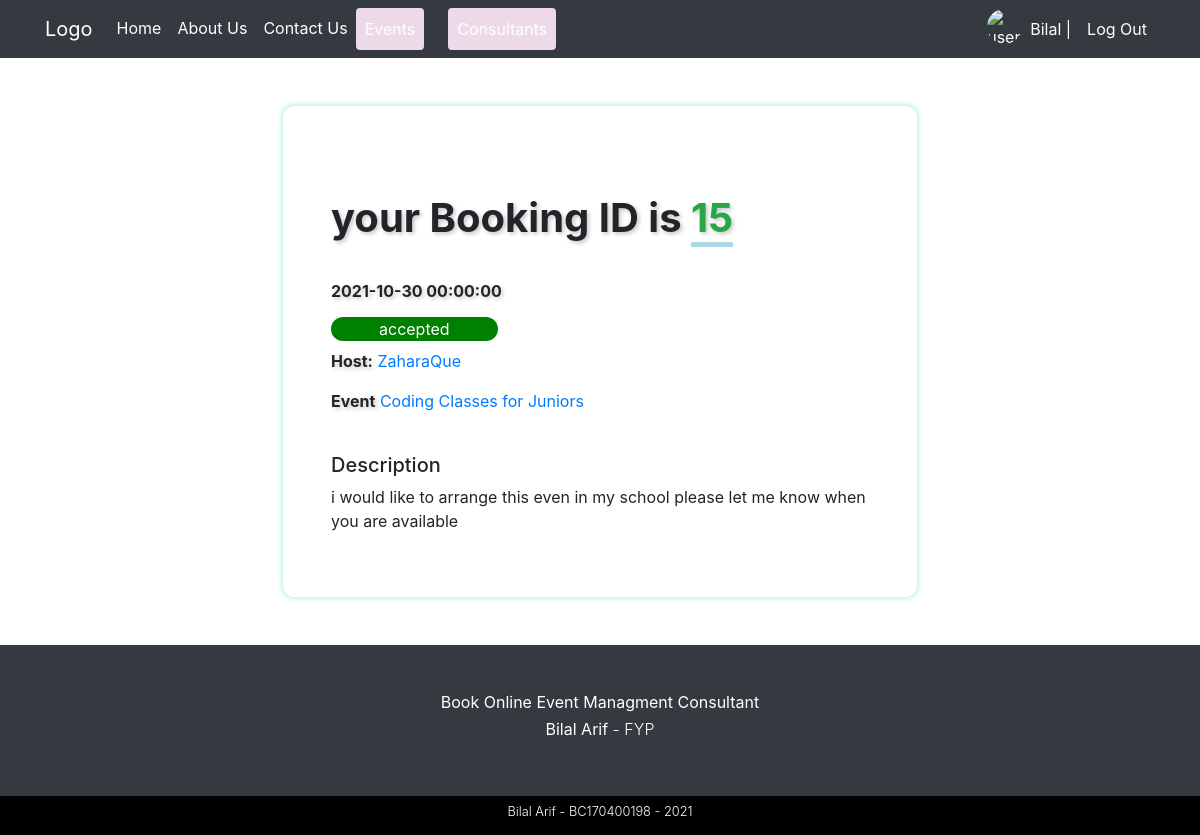
/booking-detail.php?id=15 (signed in), run on the app's committed database.
### tables this page shows
CREATE TABLE IF NOT EXISTS `bookings` (
  `booking_id` int(11) NOT NULL AUTO_INCREMENT,
  `booking_event` int(11) NOT NULL,
  `booking_event_name` varchar(255) NOT NULL,
  `booking_description` text NOT NULL,
  `booking_consultant` int(11) NOT NULL,
  `booking_consultant_username` varchar(255) NOT NULL,
  `booking_user` int(11) NOT NULL,
  `booking_user_username` varchar(255) NOT NULL,
  `booking_status` varchar(50) NOT NULL DEFAULT 'pending',
  `booking_date` datetime NOT NULL,
  `booking_createdAt` datetime NOT NULL DEFAULT CURRENT_TIMESTAMP,
  PRIMARY KEY (`booking_id`)
);

### includes/classes/Database.php (called while the page is built, shortened)
<?php
class Database {
    private $pdo;
    public function __construct(){
        $this->pdo = new PDO("mysql:host=localhost;dbname=lamhey", "Bilal", "123123");
        $this->pdo->setAttribute(PDO::ATTR_ERRMODE, PDO::ERRMODE_EXCEPTION);
    }
    public function queryDB($sql, $mode, $values = array()){
        $stmt = $this->pdo->prepare($sql);
        foreach($values as $valueToBind){
            $stmt->bindValue($valueToBind[0], $valueToBind[1]);
        }
        $stmt->execute();
        if ($mode != Database::SELECTSINGLE && $mode != Database::SELECTALL && $mode != Database::EXECUTE){
            throw new Exception('Invalid Mode');
        }else if ($mode == Database::SELECTSINGLE){
            return $stmt->fetch(PDO::FETCH_ASSOC);
        }else if ($mode == Database::SELECTALL){
            return $stmt->fetchAll(PDO::FETCH_ASSOC);
        }
    }
}

### process/booking_detail_process.php (called while the page is built, shortened)
<?php
$h = new Helper();
$b = new Booking();
$bookingId = $h->getURLParams("id");
$booking = $b->getBooking($bookingId);

### includes/classes/Helper.php (called while the page is built, shortened)
<?php
class Helper {
    public function getURLParams($paramName) {
        $url = 'http://' . $_SERVER['HTTP_HOST'] . $_SERVER['REQUEST_URI'];
        $url_components = parse_url($url);
        parse_str($url_components['query'], $params);
        return $params[$paramName];
    }
}

### includes/classes/Booking.php (called while the page is built, shortened)
<?php
class Booking {
    protected $db;
    public function __construct(){
        $this->db = new Database();
    }
    public function getBooking($id) {
        $sql = "SELECT * FROM bookings WHERE booking_id = :id";
        $values = array( array(":id", $id) );
        $result = $this->db->queryDB($sql, Database::SELECTSINGLE, $values);
        return $result;
    }
}

### booking-detail.php (the view, shortened to what this page needs)
<?php
    include_once "./process/booking_detail_process.php";
?>
<!DOCTYPE html>
<html lang="en">
<?php include_once "./partials/Head.php";?>
<body>
    <?php include_once "./partials/Navigation.php";?>
    <section class="login-page-section">
        <div class="container">
            <div class="row">
                <div class="offset-sm-2 offset-md-2 col-sm-12 col-md-8">
                    <div class="theme-border-box">
                        <div class="row">
                            <div class="col-12">
                                <h1 class="theme-heading">your Booking ID is <span
                                        class="text-underline text-success"><?php echo $booking['booking_id']?></span>
                                </h1>
                                <h6 class="theme-heading">
                                    <?php echo $booking['booking_date']?>
                                </h6>
                                <label
                                    class="<?php echo $booking['booking_status'] ?> rounded-pill px-5"><?php echo $booking['booking_status'] ?></label>
                                <p><strong class="theme-heading">Host:</strong> <a
                                        href="consultant-profile.php?id=<?php echo $booking['booking_consultant']?>">
                                        <?php echo $booking['booking_consultant_username']?> </a></p>
                                <p><strong class="theme-heading">Event</strong> <a
                                        href="event-detail-page.php?id=<?php echo $booking['booking_event']?>"><?php echo $booking['booking_event_name']?></a>
                                </p>
                                <Br>
                                <h5>Description</h5>
                                <p><?php echo $booking['booking_description']?></p>
                            </div>
                        </div>
                    </div>
                </div>
            </div>
        </div>
    </section>
    <?php include_once "./partials/Footer.php"?>
</body>
</html>

### css/style.css (style rules this page uses)
.text-underline { position: relative; }
.text-underline:after { content: ""; border-bottom: 5px solid lightblue; width: 100%; height: 40px; bottom: -5px; left: 0px; position: absolute; }
.theme-border-box { -webkit-box-shadow: 0px 0px 5px 2px rgb(193 240 234 / 100%); box-shadow: 0px 0px 5px 2px rgb(193 240 234 / 100%); padding: 3em; margin: 3em; border-radius: 12px; }
.theme-heading { font-weight: bold; text-shadow: 2px 2px 4px #0000003b; margin: 1em 0; }
.accepted { background-color: green; color: white; }

### data on the page
bookings: booking_id "15", booking_date "2021-10-30 00:00:00", booking_status "accepted", booking_consultant_username "ZaharaQue", booking_event_name "Coding Classes for Juniors", booking_description "i would like to arrange this even in my school please let me know when you are available"

### other printed values
$username "Bilal"
